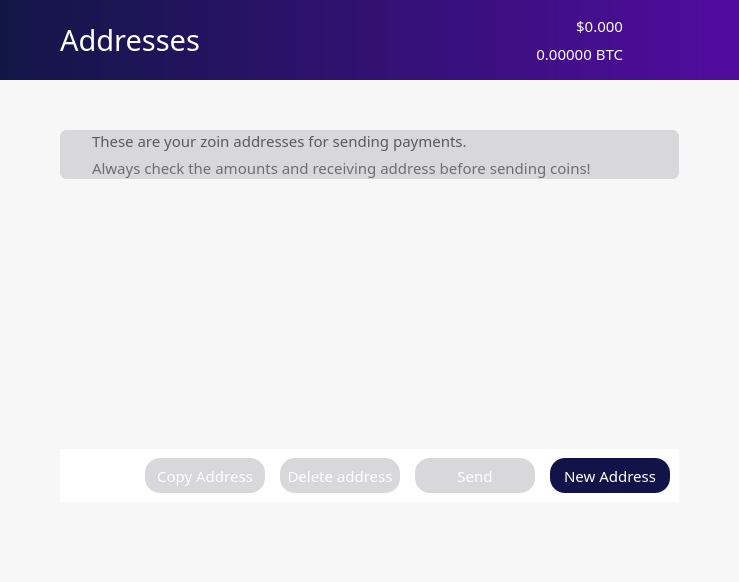
<?xml version="1.0" encoding="UTF-8"?>
<ui version="4.0">
 <class>AddressBookPage</class>
 <widget class="QWidget" name="AddressBookPage">
  <property name="geometry">
   <rect>
    <x>0</x>
    <y>0</y>
    <width>739</width>
    <height>582</height>
   </rect>
  </property>
  <property name="sizePolicy">
   <sizepolicy hsizetype="Preferred" vsizetype="Preferred">
    <horstretch>0</horstretch>
    <verstretch>0</verstretch>
   </sizepolicy>
  </property>
  <property name="minimumSize">
   <size>
    <width>500</width>
    <height>0</height>
   </size>
  </property>
  <property name="palette">
   <palette>
    <active>
     <colorrole role="WindowText">
      <brush brushstyle="SolidPattern">
       <color alpha="255">
        <red>0</red>
        <green>0</green>
        <blue>0</blue>
       </color>
      </brush>
     </colorrole>
     <colorrole role="Button">
      <brush brushstyle="SolidPattern">
       <color alpha="250">
        <red>247</red>
        <green>247</green>
        <blue>247</blue>
       </color>
      </brush>
     </colorrole>
     <colorrole role="Midlight">
      <brush brushstyle="SolidPattern">
       <color alpha="255">
        <red>255</red>
        <green>255</green>
        <blue>255</blue>
       </color>
      </brush>
     </colorrole>
     <colorrole role="Dark">
      <brush brushstyle="SolidPattern">
       <color alpha="255">
        <red>225</red>
        <green>225</green>
        <blue>225</blue>
       </color>
      </brush>
     </colorrole>
     <colorrole role="Mid">
      <brush brushstyle="SolidPattern">
       <color alpha="255">
        <red>0</red>
        <green>0</green>
        <blue>255</blue>
       </color>
      </brush>
     </colorrole>
     <colorrole role="Text">
      <brush brushstyle="SolidPattern">
       <color alpha="255">
        <red>0</red>
        <green>0</green>
        <blue>0</blue>
       </color>
      </brush>
     </colorrole>
     <colorrole role="BrightText">
      <brush brushstyle="SolidPattern">
       <color alpha="255">
        <red>255</red>
        <green>128</green>
        <blue>0</blue>
       </color>
      </brush>
     </colorrole>
     <colorrole role="ButtonText">
      <brush brushstyle="SolidPattern">
       <color alpha="255">
        <red>0</red>
        <green>0</green>
        <blue>0</blue>
       </color>
      </brush>
     </colorrole>
     <colorrole role="Base">
      <brush brushstyle="SolidPattern">
       <color alpha="250">
        <red>247</red>
        <green>247</green>
        <blue>247</blue>
       </color>
      </brush>
     </colorrole>
     <colorrole role="Window">
      <brush brushstyle="SolidPattern">
       <color alpha="250">
        <red>247</red>
        <green>247</green>
        <blue>247</blue>
       </color>
      </brush>
     </colorrole>
    </active>
    <inactive>
     <colorrole role="WindowText">
      <brush brushstyle="SolidPattern">
       <color alpha="255">
        <red>0</red>
        <green>0</green>
        <blue>0</blue>
       </color>
      </brush>
     </colorrole>
     <colorrole role="Button">
      <brush brushstyle="SolidPattern">
       <color alpha="250">
        <red>247</red>
        <green>247</green>
        <blue>247</blue>
       </color>
      </brush>
     </colorrole>
     <colorrole role="Midlight">
      <brush brushstyle="SolidPattern">
       <color alpha="255">
        <red>255</red>
        <green>255</green>
        <blue>255</blue>
       </color>
      </brush>
     </colorrole>
     <colorrole role="Dark">
      <brush brushstyle="SolidPattern">
       <color alpha="255">
        <red>225</red>
        <green>225</green>
        <blue>225</blue>
       </color>
      </brush>
     </colorrole>
     <colorrole role="Mid">
      <brush brushstyle="SolidPattern">
       <color alpha="255">
        <red>0</red>
        <green>0</green>
        <blue>255</blue>
       </color>
      </brush>
     </colorrole>
     <colorrole role="Text">
      <brush brushstyle="SolidPattern">
       <color alpha="255">
        <red>0</red>
        <green>0</green>
        <blue>0</blue>
       </color>
      </brush>
     </colorrole>
     <colorrole role="BrightText">
      <brush brushstyle="SolidPattern">
       <color alpha="255">
        <red>255</red>
        <green>128</green>
        <blue>0</blue>
       </color>
      </brush>
     </colorrole>
     <colorrole role="ButtonText">
      <brush brushstyle="SolidPattern">
       <color alpha="255">
        <red>0</red>
        <green>0</green>
        <blue>0</blue>
       </color>
      </brush>
     </colorrole>
     <colorrole role="Base">
      <brush brushstyle="SolidPattern">
       <color alpha="250">
        <red>247</red>
        <green>247</green>
        <blue>247</blue>
       </color>
      </brush>
     </colorrole>
     <colorrole role="Window">
      <brush brushstyle="SolidPattern">
       <color alpha="250">
        <red>247</red>
        <green>247</green>
        <blue>247</blue>
       </color>
      </brush>
     </colorrole>
    </inactive>
    <disabled>
     <colorrole role="WindowText">
      <brush brushstyle="SolidPattern">
       <color alpha="255">
        <red>225</red>
        <green>225</green>
        <blue>225</blue>
       </color>
      </brush>
     </colorrole>
     <colorrole role="Button">
      <brush brushstyle="SolidPattern">
       <color alpha="250">
        <red>247</red>
        <green>247</green>
        <blue>247</blue>
       </color>
      </brush>
     </colorrole>
     <colorrole role="Midlight">
      <brush brushstyle="SolidPattern">
       <color alpha="255">
        <red>255</red>
        <green>255</green>
        <blue>255</blue>
       </color>
      </brush>
     </colorrole>
     <colorrole role="Dark">
      <brush brushstyle="SolidPattern">
       <color alpha="255">
        <red>225</red>
        <green>225</green>
        <blue>225</blue>
       </color>
      </brush>
     </colorrole>
     <colorrole role="Mid">
      <brush brushstyle="SolidPattern">
       <color alpha="255">
        <red>0</red>
        <green>0</green>
        <blue>255</blue>
       </color>
      </brush>
     </colorrole>
     <colorrole role="Text">
      <brush brushstyle="SolidPattern">
       <color alpha="255">
        <red>225</red>
        <green>225</green>
        <blue>225</blue>
       </color>
      </brush>
     </colorrole>
     <colorrole role="BrightText">
      <brush brushstyle="SolidPattern">
       <color alpha="255">
        <red>255</red>
        <green>128</green>
        <blue>0</blue>
       </color>
      </brush>
     </colorrole>
     <colorrole role="ButtonText">
      <brush brushstyle="SolidPattern">
       <color alpha="255">
        <red>225</red>
        <green>225</green>
        <blue>225</blue>
       </color>
      </brush>
     </colorrole>
     <colorrole role="Base">
      <brush brushstyle="SolidPattern">
       <color alpha="250">
        <red>247</red>
        <green>247</green>
        <blue>247</blue>
       </color>
      </brush>
     </colorrole>
     <colorrole role="Window">
      <brush brushstyle="SolidPattern">
       <color alpha="250">
        <red>247</red>
        <green>247</green>
        <blue>247</blue>
       </color>
      </brush>
     </colorrole>
    </disabled>
   </palette>
  </property>
  <property name="font">
   <font>
    <family>Snell Roundhand</family>
   </font>
  </property>
  <property name="windowTitle">
   <string>Form</string>
  </property>
  <property name="autoFillBackground">
   <bool>false</bool>
  </property>
  <property name="styleSheet">
   <string notr="true">background-color:rgba(247, 247, 247, 250);
border:0;
</string>
  </property>
  <layout class="QVBoxLayout" name="topLayout">
   <property name="spacing">
    <number>0</number>
   </property>
   <property name="leftMargin">
    <number>0</number>
   </property>
   <property name="topMargin">
    <number>0</number>
   </property>
   <property name="rightMargin">
    <number>0</number>
   </property>
   <property name="bottomMargin">
    <number>0</number>
   </property>
   <item>
    <layout class="QHBoxLayout" name="horizontalLayout" stretch="0">
     <property name="spacing">
      <number>0</number>
     </property>
     <item>
      <layout class="QVBoxLayout" name="verticalLayout_2" stretch="0,0,0">
       <item>
        <layout class="QHBoxLayout" name="Nav">
         <property name="spacing">
          <number>0</number>
         </property>
         <property name="sizeConstraint">
          <enum>QLayout::SetDefaultConstraint</enum>
         </property>
         <property name="topMargin">
          <number>0</number>
         </property>
         <item>
          <widget class="QFrame" name="NavBar">
           <property name="sizePolicy">
            <sizepolicy hsizetype="Preferred" vsizetype="Preferred">
             <horstretch>0</horstretch>
             <verstretch>0</verstretch>
            </sizepolicy>
           </property>
           <property name="minimumSize">
            <size>
             <width>0</width>
             <height>80</height>
            </size>
           </property>
           <property name="maximumSize">
            <size>
             <width>16777215</width>
             <height>80</height>
            </size>
           </property>
           <property name="layoutDirection">
            <enum>Qt::LeftToRight</enum>
           </property>
           <property name="autoFillBackground">
            <bool>false</bool>
           </property>
           <property name="styleSheet">
            <string notr="true">background: QLinearGradient(x1: 0, y1: 0, x2: 1, y2: 0, stop: 0 #121646, stop: 1 #510c9f);
border:0;
</string>
           </property>
           <property name="frameShape">
            <enum>QFrame::StyledPanel</enum>
           </property>
           <property name="frameShadow">
            <enum>QFrame::Raised</enum>
           </property>
           <layout class="QHBoxLayout" name="horizontalLayout_3">
            <property name="spacing">
             <number>6</number>
            </property>
            <property name="leftMargin">
             <number>60</number>
            </property>
            <property name="topMargin">
             <number>0</number>
            </property>
            <property name="rightMargin">
             <number>60</number>
            </property>
            <property name="bottomMargin">
             <number>0</number>
            </property>
            <item>
             <widget class="QLabel" name="label_2">
              <property name="sizePolicy">
               <sizepolicy hsizetype="Preferred" vsizetype="Preferred">
                <horstretch>0</horstretch>
                <verstretch>0</verstretch>
               </sizepolicy>
              </property>
              <property name="font">
               <font>
                <family>ZoinLight</family>
                <pointsize>22</pointsize>
               </font>
              </property>
              <property name="autoFillBackground">
               <bool>false</bool>
              </property>
              <property name="styleSheet">
               <string notr="true">color:white;
background-color: rgba(255, 255, 255,0);</string>
              </property>
              <property name="text">
               <string>Addresses</string>
              </property>
              <property name="indent">
               <number>0</number>
              </property>
             </widget>
            </item>
            <item>
             <layout class="QVBoxLayout" name="verticalLayout_5">
              <item>
               <widget class="QLabel" name="priceUSD">
                <property name="font">
                 <font>
                  <family>ZoinMedium</family>
                  <pointsize>11</pointsize>
                  <weight>50</weight>
                  <bold>false</bold>
                 </font>
                </property>
                <property name="styleSheet">
                 <string notr="true">background-color: rgb(0,0,0,0);
color: white;</string>
                </property>
                <property name="text">
                 <string>$0.000</string>
                </property>
                <property name="alignment">
                 <set>Qt::AlignBottom|Qt::AlignRight|Qt::AlignTrailing</set>
                </property>
               </widget>
              </item>
              <item>
               <widget class="QLabel" name="priceBTC">
                <property name="font">
                 <font>
                  <family>ZoinLight</family>
                  <pointsize>11</pointsize>
                 </font>
                </property>
                <property name="styleSheet">
                 <string notr="true">background-color: rgb(0,0,0,0);
color: white;</string>
                </property>
                <property name="text">
                 <string>0.00000 BTC</string>
                </property>
                <property name="alignment">
                 <set>Qt::AlignRight|Qt::AlignTop|Qt::AlignTrailing</set>
                </property>
               </widget>
              </item>
             </layout>
            </item>
            <item>
             <widget class="QPushButton" name="pushButton">
              <property name="maximumSize">
               <size>
                <width>50</width>
                <height>80</height>
               </size>
              </property>
              <property name="styleSheet">
               <string notr="true">background: rgb(0,0,0,0)</string>
              </property>
              <property name="text">
               <string/>
              </property>
              <property name="icon">
               <iconset>
                <normaloff>:/icons/Exports_45</normaloff>:/icons/Exports_45</iconset>
              </property>
              <property name="iconSize">
               <size>
                <width>70</width>
                <height>70</height>
               </size>
              </property>
             </widget>
            </item>
           </layout>
          </widget>
         </item>
        </layout>
       </item>
       <item>
        <widget class="QFrame" name="frame">
         <property name="palette">
          <palette>
           <active>
            <colorrole role="Button">
             <brush brushstyle="SolidPattern">
              <color alpha="250">
               <red>247</red>
               <green>247</green>
               <blue>247</blue>
              </color>
             </brush>
            </colorrole>
            <colorrole role="Base">
             <brush brushstyle="SolidPattern">
              <color alpha="250">
               <red>247</red>
               <green>247</green>
               <blue>247</blue>
              </color>
             </brush>
            </colorrole>
            <colorrole role="Window">
             <brush brushstyle="SolidPattern">
              <color alpha="250">
               <red>247</red>
               <green>247</green>
               <blue>247</blue>
              </color>
             </brush>
            </colorrole>
           </active>
           <inactive>
            <colorrole role="Button">
             <brush brushstyle="SolidPattern">
              <color alpha="250">
               <red>247</red>
               <green>247</green>
               <blue>247</blue>
              </color>
             </brush>
            </colorrole>
            <colorrole role="Base">
             <brush brushstyle="SolidPattern">
              <color alpha="250">
               <red>247</red>
               <green>247</green>
               <blue>247</blue>
              </color>
             </brush>
            </colorrole>
            <colorrole role="Window">
             <brush brushstyle="SolidPattern">
              <color alpha="250">
               <red>247</red>
               <green>247</green>
               <blue>247</blue>
              </color>
             </brush>
            </colorrole>
           </inactive>
           <disabled>
            <colorrole role="Button">
             <brush brushstyle="SolidPattern">
              <color alpha="250">
               <red>247</red>
               <green>247</green>
               <blue>247</blue>
              </color>
             </brush>
            </colorrole>
            <colorrole role="Base">
             <brush brushstyle="SolidPattern">
              <color alpha="250">
               <red>247</red>
               <green>247</green>
               <blue>247</blue>
              </color>
             </brush>
            </colorrole>
            <colorrole role="Window">
             <brush brushstyle="SolidPattern">
              <color alpha="250">
               <red>247</red>
               <green>247</green>
               <blue>247</blue>
              </color>
             </brush>
            </colorrole>
           </disabled>
          </palette>
         </property>
         <property name="styleSheet">
          <string notr="true"/>
         </property>
         <property name="frameShape">
          <enum>QFrame::NoFrame</enum>
         </property>
         <property name="frameShadow">
          <enum>QFrame::Raised</enum>
         </property>
         <property name="lineWidth">
          <number>1</number>
         </property>
         <property name="midLineWidth">
          <number>0</number>
         </property>
         <layout class="QVBoxLayout" name="verticalLayout_4">
          <property name="spacing">
           <number>0</number>
          </property>
          <property name="leftMargin">
           <number>60</number>
          </property>
          <property name="topMargin">
           <number>50</number>
          </property>
          <property name="rightMargin">
           <number>60</number>
          </property>
          <property name="bottomMargin">
           <number>0</number>
          </property>
          <item>
           <widget class="QFrame" name="balance_frame">
            <property name="enabled">
             <bool>true</bool>
            </property>
            <property name="palette">
             <palette>
              <active>
               <colorrole role="Button">
                <brush brushstyle="SolidPattern">
                 <color alpha="255">
                  <red>216</red>
                  <green>216</green>
                  <blue>219</blue>
                 </color>
                </brush>
               </colorrole>
               <colorrole role="Base">
                <brush brushstyle="SolidPattern">
                 <color alpha="255">
                  <red>216</red>
                  <green>216</green>
                  <blue>219</blue>
                 </color>
                </brush>
               </colorrole>
               <colorrole role="Window">
                <brush brushstyle="SolidPattern">
                 <color alpha="255">
                  <red>216</red>
                  <green>216</green>
                  <blue>219</blue>
                 </color>
                </brush>
               </colorrole>
              </active>
              <inactive>
               <colorrole role="Button">
                <brush brushstyle="SolidPattern">
                 <color alpha="255">
                  <red>216</red>
                  <green>216</green>
                  <blue>219</blue>
                 </color>
                </brush>
               </colorrole>
               <colorrole role="Base">
                <brush brushstyle="SolidPattern">
                 <color alpha="255">
                  <red>216</red>
                  <green>216</green>
                  <blue>219</blue>
                 </color>
                </brush>
               </colorrole>
               <colorrole role="Window">
                <brush brushstyle="SolidPattern">
                 <color alpha="255">
                  <red>216</red>
                  <green>216</green>
                  <blue>219</blue>
                 </color>
                </brush>
               </colorrole>
              </inactive>
              <disabled>
               <colorrole role="Button">
                <brush brushstyle="SolidPattern">
                 <color alpha="255">
                  <red>216</red>
                  <green>216</green>
                  <blue>219</blue>
                 </color>
                </brush>
               </colorrole>
               <colorrole role="Base">
                <brush brushstyle="SolidPattern">
                 <color alpha="255">
                  <red>216</red>
                  <green>216</green>
                  <blue>219</blue>
                 </color>
                </brush>
               </colorrole>
               <colorrole role="Window">
                <brush brushstyle="SolidPattern">
                 <color alpha="255">
                  <red>216</red>
                  <green>216</green>
                  <blue>219</blue>
                 </color>
                </brush>
               </colorrole>
              </disabled>
             </palette>
            </property>
            <property name="contextMenuPolicy">
             <enum>Qt::DefaultContextMenu</enum>
            </property>
            <property name="styleSheet">
             <string notr="true">background-color: rgb(216, 216, 219);
border:0;
border-radius:7px;
border-style:solid;</string>
            </property>
            <property name="frameShape">
             <enum>QFrame::StyledPanel</enum>
            </property>
            <property name="frameShadow">
             <enum>QFrame::Plain</enum>
            </property>
            <property name="lineWidth">
             <number>1</number>
            </property>
            <layout class="QHBoxLayout" name="horizontalLayout_4">
             <property name="spacing">
              <number>0</number>
             </property>
             <property name="sizeConstraint">
              <enum>QLayout::SetDefaultConstraint</enum>
             </property>
             <property name="leftMargin">
              <number>0</number>
             </property>
             <property name="topMargin">
              <number>0</number>
             </property>
             <property name="rightMargin">
              <number>0</number>
             </property>
             <property name="bottomMargin">
              <number>0</number>
             </property>
             <item>
              <widget class="QPushButton" name="pushButton_3">
               <property name="sizePolicy">
                <sizepolicy hsizetype="Fixed" vsizetype="Preferred">
                 <horstretch>0</horstretch>
                 <verstretch>0</verstretch>
                </sizepolicy>
               </property>
               <property name="minimumSize">
                <size>
                 <width>0</width>
                 <height>0</height>
                </size>
               </property>
               <property name="text">
                <string/>
               </property>
               <property name="icon">
                <iconset>
                 <normaloff>:/icons/Exports_47</normaloff>:/icons/Exports_47</iconset>
               </property>
               <property name="iconSize">
                <size>
                 <width>70</width>
                 <height>70</height>
                </size>
               </property>
              </widget>
             </item>
             <item>
              <layout class="QVBoxLayout" name="verticalLayout_6">
               <property name="spacing">
                <number>5</number>
               </property>
               <property name="leftMargin">
                <number>0</number>
               </property>
               <property name="topMargin">
                <number>0</number>
               </property>
               <property name="bottomMargin">
                <number>0</number>
               </property>
               <item>
                <widget class="QLabel" name="label_3">
                 <property name="enabled">
                  <bool>false</bool>
                 </property>
                 <property name="sizePolicy">
                  <sizepolicy hsizetype="Preferred" vsizetype="Preferred">
                   <horstretch>0</horstretch>
                   <verstretch>0</verstretch>
                  </sizepolicy>
                 </property>
                 <property name="font">
                  <font>
                   <family>ZoinMedium</family>
                   <pointsize>11</pointsize>
                   <weight>50</weight>
                   <bold>false</bold>
                  </font>
                 </property>
                 <property name="layoutDirection">
                  <enum>Qt::LeftToRight</enum>
                 </property>
                 <property name="autoFillBackground">
                  <bool>false</bool>
                 </property>
                 <property name="styleSheet">
                  <string notr="true">color: rgb(90, 90, 90);</string>
                 </property>
                 <property name="text">
                  <string>These are your zoin addresses for sending payments.</string>
                 </property>
                 <property name="alignment">
                  <set>Qt::AlignBottom|Qt::AlignLeading|Qt::AlignLeft</set>
                 </property>
                 <property name="indent">
                  <number>-1</number>
                 </property>
                </widget>
               </item>
               <item>
                <widget class="QLabel" name="labelUnconfirmed">
                 <property name="enabled">
                  <bool>false</bool>
                 </property>
                 <property name="sizePolicy">
                  <sizepolicy hsizetype="Preferred" vsizetype="Preferred">
                   <horstretch>0</horstretch>
                   <verstretch>0</verstretch>
                  </sizepolicy>
                 </property>
                 <property name="font">
                  <font>
                   <family>ZoinLight</family>
                   <pointsize>11</pointsize>
                   <weight>50</weight>
                   <bold>false</bold>
                  </font>
                 </property>
                 <property name="cursor">
                  <cursorShape>IBeamCursor</cursorShape>
                 </property>
                 <property name="toolTip">
                  <string>Total of transactions that have yet to be confirmed, and do not yet count toward the current balance</string>
                 </property>
                 <property name="layoutDirection">
                  <enum>Qt::LeftToRight</enum>
                 </property>
                 <property name="styleSheet">
                  <string notr="true">color: rgb(110, 110, 110);</string>
                 </property>
                 <property name="text">
                  <string notr="true">Always check the amounts and receiving address before sending coins!</string>
                 </property>
                 <property name="alignment">
                  <set>Qt::AlignLeading|Qt::AlignLeft|Qt::AlignTop</set>
                 </property>
                 <property name="textInteractionFlags">
                  <set>Qt::LinksAccessibleByMouse|Qt::TextSelectableByKeyboard|Qt::TextSelectableByMouse</set>
                 </property>
                </widget>
               </item>
              </layout>
             </item>
            </layout>
           </widget>
          </item>
          <item>
           <layout class="QVBoxLayout" name="verticalLayout_11">
            <property name="topMargin">
             <number>30</number>
            </property>
           </layout>
          </item>
          <item>
           <widget class="QFrame" name="frame_4">
            <property name="palette">
             <palette>
              <active>
               <colorrole role="Button">
                <brush brushstyle="SolidPattern">
                 <color alpha="250">
                  <red>247</red>
                  <green>247</green>
                  <blue>247</blue>
                 </color>
                </brush>
               </colorrole>
               <colorrole role="Base">
                <brush brushstyle="SolidPattern">
                 <color alpha="250">
                  <red>247</red>
                  <green>247</green>
                  <blue>247</blue>
                 </color>
                </brush>
               </colorrole>
               <colorrole role="Window">
                <brush brushstyle="SolidPattern">
                 <color alpha="250">
                  <red>247</red>
                  <green>247</green>
                  <blue>247</blue>
                 </color>
                </brush>
               </colorrole>
              </active>
              <inactive>
               <colorrole role="Button">
                <brush brushstyle="SolidPattern">
                 <color alpha="250">
                  <red>247</red>
                  <green>247</green>
                  <blue>247</blue>
                 </color>
                </brush>
               </colorrole>
               <colorrole role="Base">
                <brush brushstyle="SolidPattern">
                 <color alpha="250">
                  <red>247</red>
                  <green>247</green>
                  <blue>247</blue>
                 </color>
                </brush>
               </colorrole>
               <colorrole role="Window">
                <brush brushstyle="SolidPattern">
                 <color alpha="250">
                  <red>247</red>
                  <green>247</green>
                  <blue>247</blue>
                 </color>
                </brush>
               </colorrole>
              </inactive>
              <disabled>
               <colorrole role="Button">
                <brush brushstyle="SolidPattern">
                 <color alpha="250">
                  <red>247</red>
                  <green>247</green>
                  <blue>247</blue>
                 </color>
                </brush>
               </colorrole>
               <colorrole role="Base">
                <brush brushstyle="SolidPattern">
                 <color alpha="250">
                  <red>247</red>
                  <green>247</green>
                  <blue>247</blue>
                 </color>
                </brush>
               </colorrole>
               <colorrole role="Window">
                <brush brushstyle="SolidPattern">
                 <color alpha="250">
                  <red>247</red>
                  <green>247</green>
                  <blue>247</blue>
                 </color>
                </brush>
               </colorrole>
              </disabled>
             </palette>
            </property>
            <property name="styleSheet">
             <string notr="true">border:0;</string>
            </property>
            <property name="frameShape">
             <enum>QFrame::StyledPanel</enum>
            </property>
            <property name="frameShadow">
             <enum>QFrame::Raised</enum>
            </property>
            <layout class="QVBoxLayout" name="verticalLayout">
             <property name="spacing">
              <number>0</number>
             </property>
             <property name="leftMargin">
              <number>0</number>
             </property>
             <property name="topMargin">
              <number>0</number>
             </property>
             <property name="rightMargin">
              <number>0</number>
             </property>
             <property name="bottomMargin">
              <number>0</number>
             </property>
             <item>
              <widget class="QTableView" name="tableView">
               <property name="palette">
                <palette>
                 <active>
                  <colorrole role="Button">
                   <brush brushstyle="SolidPattern">
                    <color alpha="255">
                     <red>255</red>
                     <green>255</green>
                     <blue>255</blue>
                    </color>
                   </brush>
                  </colorrole>
                  <colorrole role="Base">
                   <brush brushstyle="SolidPattern">
                    <color alpha="255">
                     <red>255</red>
                     <green>255</green>
                     <blue>255</blue>
                    </color>
                   </brush>
                  </colorrole>
                  <colorrole role="Window">
                   <brush brushstyle="SolidPattern">
                    <color alpha="255">
                     <red>255</red>
                     <green>255</green>
                     <blue>255</blue>
                    </color>
                   </brush>
                  </colorrole>
                 </active>
                 <inactive>
                  <colorrole role="Button">
                   <brush brushstyle="SolidPattern">
                    <color alpha="255">
                     <red>255</red>
                     <green>255</green>
                     <blue>255</blue>
                    </color>
                   </brush>
                  </colorrole>
                  <colorrole role="Base">
                   <brush brushstyle="SolidPattern">
                    <color alpha="255">
                     <red>255</red>
                     <green>255</green>
                     <blue>255</blue>
                    </color>
                   </brush>
                  </colorrole>
                  <colorrole role="Window">
                   <brush brushstyle="SolidPattern">
                    <color alpha="255">
                     <red>255</red>
                     <green>255</green>
                     <blue>255</blue>
                    </color>
                   </brush>
                  </colorrole>
                 </inactive>
                 <disabled>
                  <colorrole role="Button">
                   <brush brushstyle="SolidPattern">
                    <color alpha="255">
                     <red>255</red>
                     <green>255</green>
                     <blue>255</blue>
                    </color>
                   </brush>
                  </colorrole>
                  <colorrole role="Base">
                   <brush brushstyle="SolidPattern">
                    <color alpha="255">
                     <red>255</red>
                     <green>255</green>
                     <blue>255</blue>
                    </color>
                   </brush>
                  </colorrole>
                  <colorrole role="Window">
                   <brush brushstyle="SolidPattern">
                    <color alpha="255">
                     <red>255</red>
                     <green>255</green>
                     <blue>255</blue>
                    </color>
                   </brush>
                  </colorrole>
                 </disabled>
                </palette>
               </property>
               <property name="font">
                <font>
                 <family>ZoinRegular</family>
                 <pointsize>12</pointsize>
                </font>
               </property>
               <property name="styleSheet">
                <string notr="true">background-color: rgb(255, 255, 255); border:0;
QTableView::item{font-size:16px;height:30px;} 
QHeaderView::section {font-size:16px;color:white;height:40px; background-color:red; border: 0;}
QHeaderView {background: QLinearGradient(x1: 0, y1: 0, x2: 1, y2: 0, stop: 0 #121548, stop: 1 #4a0e95);}
</string>
               </property>
               <property name="lineWidth">
                <number>0</number>
               </property>
               <property name="showDropIndicator" stdset="0">
                <bool>false</bool>
               </property>
               <property name="selectionBehavior">
                <enum>QAbstractItemView::SelectRows</enum>
               </property>
               <property name="showGrid">
                <bool>false</bool>
               </property>
               <property name="gridStyle">
                <enum>Qt::NoPen</enum>
               </property>
               <property name="wordWrap">
                <bool>false</bool>
               </property>
               <property name="cornerButtonEnabled">
                <bool>false</bool>
               </property>
               <attribute name="horizontalHeaderVisible">
                <bool>true</bool>
               </attribute>
               <attribute name="verticalHeaderVisible">
                <bool>false</bool>
               </attribute>
               <attribute name="verticalHeaderHighlightSections">
                <bool>false</bool>
               </attribute>
              </widget>
             </item>
             <item>
              <widget class="QFrame" name="frame_3">
               <property name="styleSheet">
                <string notr="true">color:white;
background-color: rgb(255,255,255);
border:0;
</string>
               </property>
               <property name="frameShape">
                <enum>QFrame::StyledPanel</enum>
               </property>
               <property name="frameShadow">
                <enum>QFrame::Raised</enum>
               </property>
               <layout class="QHBoxLayout" name="horizontalLayout_5">
                <property name="spacing">
                 <number>15</number>
                </property>
                <item>
                 <spacer name="horizontalSpacer">
                  <property name="orientation">
                   <enum>Qt::Horizontal</enum>
                  </property>
                  <property name="sizeHint" stdset="0">
                   <size>
                    <width>40</width>
                    <height>20</height>
                   </size>
                  </property>
                 </spacer>
                </item>
                <item>
                 <widget class="QPushButton" name="copyAddress">
                  <property name="sizePolicy">
                   <sizepolicy hsizetype="Fixed" vsizetype="Fixed">
                    <horstretch>0</horstretch>
                    <verstretch>0</verstretch>
                   </sizepolicy>
                  </property>
                  <property name="font">
                   <font>
                    <family>ZoinRegular</family>
                    <pointsize>11</pointsize>
                    <weight>50</weight>
                    <bold>false</bold>
                   </font>
                  </property>
                  <property name="styleSheet">
                   <string notr="true">background-color: rgb(216, 216, 219);
color: white;
border-radius:15px;
height:35px;
width:120px;
border-color:gray;
border-width:0px;
border-style:solid;</string>
                  </property>
                  <property name="text">
                   <string>Copy Address</string>
                  </property>
                 </widget>
                </item>
                <item>
                 <widget class="QPushButton" name="deleteAddress">
                  <property name="sizePolicy">
                   <sizepolicy hsizetype="Fixed" vsizetype="Fixed">
                    <horstretch>0</horstretch>
                    <verstretch>0</verstretch>
                   </sizepolicy>
                  </property>
                  <property name="font">
                   <font>
                    <family>ZoinRegular</family>
                    <pointsize>11</pointsize>
                    <weight>50</weight>
                    <bold>false</bold>
                   </font>
                  </property>
                  <property name="styleSheet">
                   <string notr="true">background-color: rgb(216, 216, 219);
color: white;
border-radius:15px;
height:35px;
width:120px;
border-color:gray;
border-width:0px;
border-style:solid;</string>
                  </property>
                  <property name="text">
                   <string>Delete address</string>
                  </property>
                 </widget>
                </item>
                <item>
                 <widget class="QPushButton" name="sendAddress">
                  <property name="sizePolicy">
                   <sizepolicy hsizetype="Fixed" vsizetype="Fixed">
                    <horstretch>0</horstretch>
                    <verstretch>0</verstretch>
                   </sizepolicy>
                  </property>
                  <property name="font">
                   <font>
                    <family>ZoinRegular</family>
                    <pointsize>11</pointsize>
                    <weight>50</weight>
                    <bold>false</bold>
                   </font>
                  </property>
                  <property name="styleSheet">
                   <string notr="true">background-color: rgb(216, 216, 219);
color: white;
border-radius:15px;
height:35px;
width:120px;
border-color:gray;
border-width:0px;
border-style:solid;
</string>
                  </property>
                  <property name="text">
                   <string>Send</string>
                  </property>
                 </widget>
                </item>
                <item>
                 <widget class="QPushButton" name="newAddress">
                  <property name="sizePolicy">
                   <sizepolicy hsizetype="Fixed" vsizetype="Fixed">
                    <horstretch>0</horstretch>
                    <verstretch>0</verstretch>
                   </sizepolicy>
                  </property>
                  <property name="font">
                   <font>
                    <family>ZoinRegular</family>
                    <pointsize>11</pointsize>
                    <weight>50</weight>
                    <bold>false</bold>
                   </font>
                  </property>
                  <property name="styleSheet">
                   <string notr="true">background-color: #121349;
color: white;
border-radius:15px;
height:35px;
width:120px;
border-color:gray;
border-width:0px;
border-style:solid;
</string>
                  </property>
                  <property name="text">
                   <string>New Address</string>
                  </property>
                 </widget>
                </item>
               </layout>
              </widget>
             </item>
            </layout>
           </widget>
          </item>
          <item>
           <layout class="QHBoxLayout" name="horizontalLayout_7">
            <property name="spacing">
             <number>0</number>
            </property>
            <property name="topMargin">
             <number>0</number>
            </property>
            <item>
             <spacer name="horizontalSpacer_2">
              <property name="orientation">
               <enum>Qt::Horizontal</enum>
              </property>
              <property name="sizeHint" stdset="0">
               <size>
                <width>40</width>
                <height>20</height>
               </size>
              </property>
             </spacer>
            </item>
           </layout>
          </item>
         </layout>
        </widget>
       </item>
       <item>
        <widget class="QWidget" name="StatusBar" native="true">
         <property name="sizePolicy">
          <sizepolicy hsizetype="Preferred" vsizetype="Preferred">
           <horstretch>0</horstretch>
           <verstretch>0</verstretch>
          </sizepolicy>
         </property>
         <property name="minimumSize">
          <size>
           <width>0</width>
           <height>0</height>
          </size>
         </property>
         <property name="styleSheet">
          <string notr="true">background-color:rgba(247, 247, 247, 250);</string>
         </property>
         <layout class="QHBoxLayout" name="horizontalLayout_8">
          <property name="spacing">
           <number>10</number>
          </property>
          <property name="leftMargin">
           <number>60</number>
          </property>
          <property name="topMargin">
           <number>30</number>
          </property>
          <property name="rightMargin">
           <number>60</number>
          </property>
          <property name="bottomMargin">
           <number>30</number>
          </property>
          <item>
           <layout class="QVBoxLayout" name="statusText">
            <property name="spacing">
             <number>0</number>
            </property>
            <property name="topMargin">
             <number>0</number>
            </property>
            <property name="bottomMargin">
             <number>0</number>
            </property>
           </layout>
          </item>
          <item>
           <layout class="QHBoxLayout" name="statusBar">
            <property name="topMargin">
             <number>0</number>
            </property>
            <property name="bottomMargin">
             <number>0</number>
            </property>
           </layout>
          </item>
         </layout>
        </widget>
       </item>
      </layout>
     </item>
    </layout>
   </item>
  </layout>
 </widget>
 <resources>
  <include location="../bitcoin.qrc"/>
 </resources>
 <connections/>
</ui>
